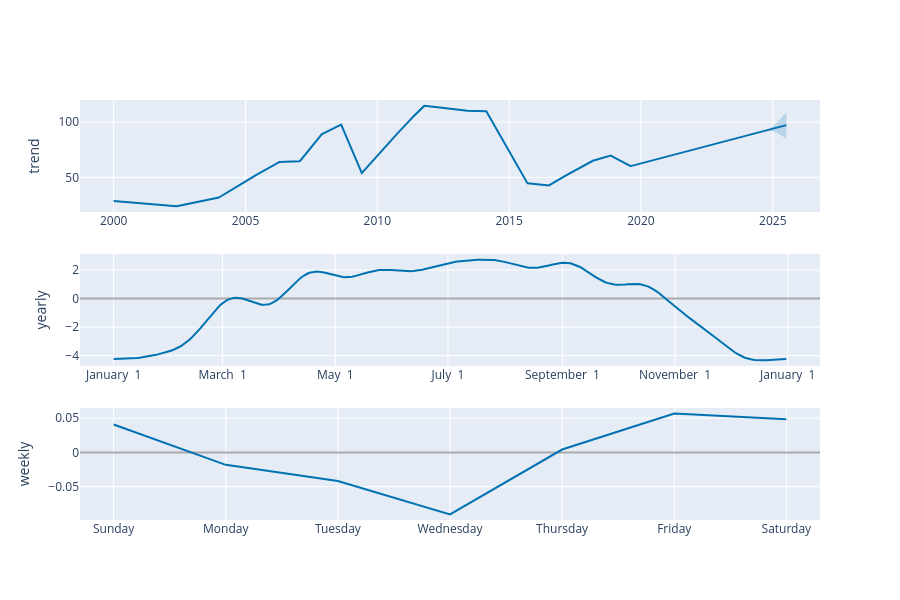

The code cell stored with this chart in its notebook:
### Markdown cell above
❓ Insight apa saja yang dapat kita ambil dari visualisasi di atas?

>

### Code cell
# alternative plotly
plot_components_plotly(model_prophet, forecast)

### Figure 1 — Plotly figure (JSON) as saved in the notebook; plotly's stock layout.template omitted (floating-point values rounded to 4 significant figures; data arrays with more than 128 entries replaced by an {"elided": "..."} marker saying what was removed)
{"data": [{"line": {"color": "#0072B2", "width": 2}, "mode": "lines", "name": "trend", "type": "scatter", "x": {"elided": "9321 str values"}, "xaxis": "x", "y": {"elided": "9321 float values"}, "yaxis": "y"}, {"line": {"color": "rgba(0, 114, 178, 0.2)", "width": 0}, "mode": "lines", "name": "trend_upper", "type": "scatter", "x": {"elided": "9321 str values"}, "xaxis": "x", "y": {"elided": "9321 float values"}, "yaxis": "y"}, {"fill": "tonexty", "fillcolor": "rgba(0, 114, 178, 0.2)", "line": {"color": "rgba(0, 114, 178, 0.2)", "width": 0}, "mode": "lines", "name": "trend_lower", "type": "scatter", "x": {"elided": "9321 str values"}, "xaxis": "x", "y": {"elided": "9321 float values"}, "yaxis": "y"}, {"line": {"color": "#0072B2", "width": 2}, "mode": "lines", "name": "yearly", "type": "scatter", "x": {"elided": "365 str values"}, "xaxis": "x2", "y": {"elided": "365 float values"}, "yaxis": "y2"}, {"line": {"color": "#0072B2", "width": 2}, "mode": "lines", "name": "weekly", "type": "scatter", "x": ["2017-01-01T00:00:00", "2017-01-02T00:00:00", "2017-01-03T00:00:00", "2017-01-04T00:00:00", "2017-01-05T00:00:00", "2017-01-06T00:00:00", "2017-01-07T00:00:00"], "xaxis": "x3", "y": [0.0408, -0.01808, -0.04168, -0.09035, 0.00422, 0.05663, 0.04846], "yaxis": "y3"}], "layout": {"height": 600, "showlegend": false, "width": 900, "xaxis": {"anchor": "y", "domain": [0, 1], "range": ["1998-09-22T00:00:00", "2026-10-17T00:00:00"], "type": "date"}, "xaxis2": {"anchor": "y2", "domain": [0, 1], "range": ["2016-12-13T18:54:02.958904", "2018-01-18T11:04:57.863013"], "tickformat": "%B %e", "type": "date"}, "xaxis3": {"anchor": "y3", "domain": [0, 1], "range": ["2016-12-31T16:48:00", "2017-01-07T07:12:00"], "tickformat": "%A", "type": "date"}, "yaxis": {"anchor": "x", "domain": [0.7333, 1], "rangemode": "normal", "title": {"text": "trend"}, "zerolinecolor": "#AAA"}, "yaxis2": {"anchor": "x2", "domain": [0.3667, 0.6333], "title": {"text": "yearly"}, "zerolinecolor": "#AAA"}, "yaxis3": {"anchor": "x3", "domain": [0, 0.2667], "title": {"text": "weekly"}, "zerolinecolor": "#AAA"}}}
